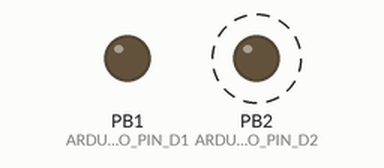
Recording of a sketch running on a simulated ATtiny85, built with avr-gcc and run on an emulated ATtiny85. On the bench: output pins drawn as LEDs (lit = HIGH). Dashed ring = blinking.

Above: at 0.2 s.
Timing chart, 0 to 3.0 s (numbered marks = the images above):
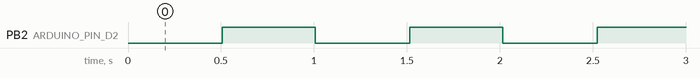

The sketch:

ATtiny85SerialHello.ino
```cpp
// (licence header left out)
// ATiny85 pinout:
//
//                                      +--\/--+
//        (PCINT5/!RESET/ADC0/dW) PB5  -|1    8|-  VCC
// (PCINT3/XTAL1/CLKI/!OC1B/ADC3) PB3  -|2    7|-  PB2 (SCK/USCK/SCL/ADC1/T0/INT0/PCINT2)
//  (PCINT4/XTAL2/CLKO/OC1B/ADC2) PB4  -|3    6|-  PB1 (MISO/DO/AIN1/OC0B/OC1A/PCINT1)
//                                GND  -|4    5|-  PB0 (MOSI/DI/SDA/AIN0/OC0A/!OC1A/AREF/PCINT0)
//                                      +------+

#define ARDUINO_PIN_D0 0
#define ARDUINO_PIN_D1 1
#define ARDUINO_PIN_D2 2
#define ARDUINO_PIN_D3 3
#define ARDUINO_PIN_D4 4
#define ARDUINO_PIN_D5 5

#define ATTINY_PIN_1 ARDUINO_PIN_D5
#define ATTINY_PIN_2 ARDUINO_PIN_D3
#define ATTINY_PIN_3 ARDUINO_PIN_D4
#define ATTINY_PIN_5 ARDUINO_PIN_D0
#define ATTINY_PIN_6 ARDUINO_PIN_D1
#define ATTINY_PIN_7 ARDUINO_PIN_D2

// project pinout:
//
//        +--\/--+
//   D5  -|1    8|-  Vcc
//   D3  -|2    7|-  D2        LED_pin
//   D4  -|3    6|-  D1 (PWM)  TX_pin
//  GND  -|4    5|-  D0 (PWM)  RX_pin
//        +------+

#define RX_pin ARDUINO_PIN_D0
#define TX_pin ARDUINO_PIN_D1
#define LED_pin ARDUINO_PIN_D2


#include <SoftwareSerial.h>
SoftwareSerial ss(RX_pin, TX_pin);

void setup()
{
  pinMode(RX_pin, INPUT);
  pinMode(TX_pin, OUTPUT);
  pinMode(LED_pin, OUTPUT);

  ss.begin(9600);
}

void loop()
{
  ss.println("hello");
  delay(500);
  digitalWrite(LED_pin, HIGH);
  delay(500);
  digitalWrite(LED_pin, LOW);
}
```

Measured:
- by itself, PB2 (ARDUINO_PIN_D2): alternates HIGH for 0.50 s and LOW for 0.51 s
